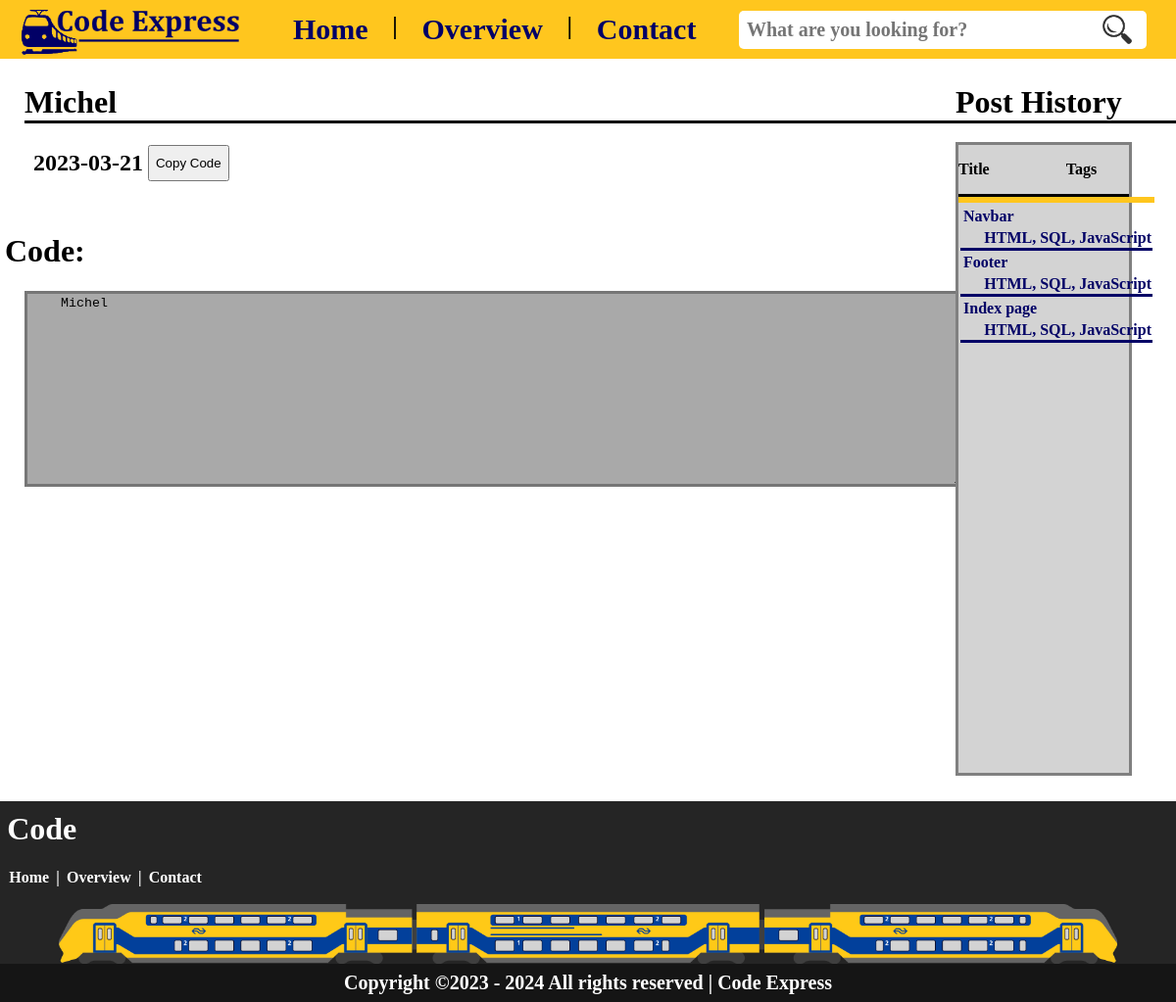
The page /page/private-post.php?url=9c51e1c618c08d30 on the database its author committed.
### tables this page shows
CREATE TABLE `private_posts` (
  `id` int(11) NOT NULL,
  `code` varchar(255) NOT NULL,
  `title` varchar(255) NOT NULL,
  `date` date DEFAULT NULL,
  `description` text DEFAULT NULL,
  `creator` varchar(255) DEFAULT NULL,
  `url` varchar(255) DEFAULT NULL,
  `email` varchar(255) DEFAULT NULL,
  `tags` varchar(255) DEFAULT NULL
);

CREATE TABLE `configuration` (
  `id` int(11) NOT NULL,
  `code` longtext NOT NULL,
  `title` varchar(255) NOT NULL,
  `date` date DEFAULT NULL,
  `description` text DEFAULT NULL,
  `creator` varchar(255) DEFAULT NULL,
  `email` varchar(255) DEFAULT NULL,
  `tags` varchar(255) DEFAULT NULL
);

### page/private-post.php (the view, shortened to what this page needs)
<?php
include "../include/connection.php";
$stmt = $pdo->prepare("SELECT * FROM private_posts WHERE url = ?");
$stmt->execute([$_GET["url"]]);
$post = $stmt->fetch(PDO::FETCH_ASSOC);
?>
<!DOCTYPE html>
<html lang="en">
<head>
    <link rel="stylesheet" href="https://cdnjs.cloudflare.com/ajax/libs/codemirror/5.62.0/codemirror.min.css">
    <link rel="stylesheet" href="https://cdnjs.cloudflare.com/ajax/libs/codemirror/5.62.0/theme/darcula.min.css">
</head>
<body>
    <?php include "../include/navbar.php" ?>
    <div class="code-container">
        <div class="private-left-container">
            <h1 class="config"><?= $post["title"] ?></h1>
            <div class="header-box">
                <h2 class="margin"><?= $post["date"] ?></h2>
                <button id="private-copy-btn" onclick="copyToClipboard()">Copy Code</button>
            </div>
            <h1 class="private-code-margin">Code:</h1>
            <textarea cols="80" rows="10" id="code" type="text" name="code" mode="text/html">
    <?php echo htmlspecialchars($post["code"]) ?>
</textarea>
        </div>
        <div class="right-container">
            <h1>Post History</h1>
            <div class="code-right-container-content">
                <div class="line">
                    <div class="flex-direction-row-height">
                        <p class="his-margin-righter">Title</p>
                        <p>Tags</p>
                    </div>
                </div>
                <div class="code-table-container">
                    <table>
                        <?php
                        $sql = "SELECT * FROM configuration";
                        $result = $pdo->query($sql);
                        if ($result->rowCount() > 0) {
                            while ($row = $result->fetch()) {
                                echo "<tr class='his-line'>";
                                echo "<div id='his-overview-item'>";
                                echo "<td id='his-line'><a class='margin-right' href='../page/code.php?id=" . $row['id'] . "'>" . $row["title"] . "</a></td>";
                                echo "<td id='his-end'>" . $row["tags"] . "</td> ";
                                echo "</div>";
                                echo "</tr>";
                            }
                        } else {
                            echo "<tr><td colspan='2'>No results found</td></tr>";
                        }
                        ?>
                    </table>
                </div>
            </div>
        </div>
    </div>
    <?php include "../include/footer.php" ?>
</body>
</html>

### rows shown on the page
private_posts: title "Michel", date "2023-03-21", code "Michel"
configuration: title "Navbar", tags "HTML, SQL, JavaScript"
configuration: title "Footer", tags "HTML, SQL, JavaScript"
configuration: title "Index page", tags "HTML, SQL, JavaScript"
